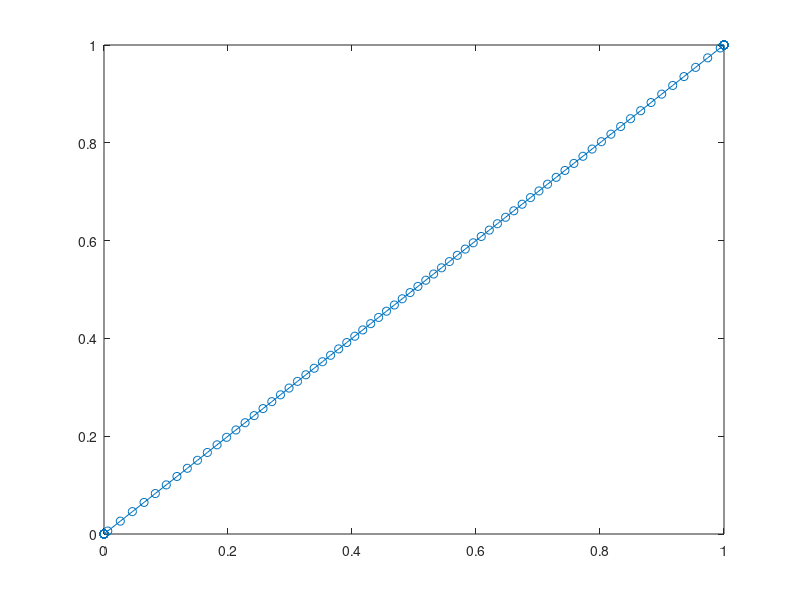

The MATLAB script that drew this image: (Note: this script raises an error after producing the figure.)
close all
%clear
clc
format short

RECORDNAME_TEST = "readings_final/pid_train.mat";

%% Simulazione

function [points_rmse, points, succ_rate] = get_points_ploss(p_loss_vals, samples, ref_func, alpha)
    
    load("readings_final/pid_train.mat");
    recdata_test = recdata;
    fprintf('Simulation started with alpha = %.1f\n', alpha);

    points = zeros(length(p_loss_vals), samples);
    points_rmse = zeros(length(p_loss_vals), samples);
    succ_rate = zeros(length(p_loss_vals), 1);

    Ts = 0.005;
    Usat = 25;
    
    
    %% Simulate
    % Initial conditions: [x0; xdot0; theta0; thetadot0]
    x0 = [0, .2, .1, -.1]';
    t_max = 20;
    
    iter = 0;
    ITER_MAX = length(p_loss_vals);
    for p_loss = p_loss_vals
        points_row = zeros(1, samples);
        points_rmse_row = zeros(1, samples);
        fail_count = 0;
        tic
        parfor i = 1:samples
            % --------------- pid
            Ke = [-1092.9579, -315.95446, 638.34815, 98.460198, -8.8319058];
            Kx = Ke(1:4);
            Ki = Ke(5);
            ctrl_imd = LQIController(Kx, Ki, 0, Ts, -Usat, Usat); 

            % Turns it into a realistic controller (adds noise, packet loss...)
            ctrl = RealisticController(ctrl_imd);
            ctrl.noise_std = .0003 * [1 1 1 1];
            ctrl.state_loss_prob = 0;
            ctrl_imd.p_input_loss = p_loss; % NB accessing original object, this needs to be reworked
            ctrl_imd.alpha = alpha;
            
            ctrl.RefFunc = @(t) [
                ref_func(t); %square(pi / 4 * t);
                zeros(size(t)); %poly_f(derivative_sq, t); 
                zeros(size(t)); 
                zeros(size(t))];
    
            % if (std < 0.002 && i >= 2)
            %     points_row(i) = points_row(i-1);
            %     continue
            % end

            %%% ------ SIMULATION
            recdata = solve_invpen(x0, ctrl, t_max); 
            % plot_data;
            % animation_viewer(recdata);
            % close all;

            %%% ------ GATHERING REGRESSION RMSE

            [A, B] = ident_lr(recdata.states, recdata.inputs);

            Y_test = recdata_test.states(2:end, :); % elimina la prima riga (porta Y avanti nel tempo di un iterazione)
            X_test = [recdata_test.states recdata_test.inputs];    % concatena gli inputs allo stato per creare l'intera matrice X
            X_test = X_test(1:end-1, :); % elimina l'ultima riga di X per fargli avere le stesse righe di Y
    
            M_hat = [A'; B']; % rebuild M hat
    
            Y_pred = X_test * M_hat;
            
            rmse_value = sqrt(mean((Y_test - Y_pred).^2, 'all'));
            points_rmse_row(i) = rmse_value;

            %%% ------ GATHERING SUCCESS RATE
            fail_count = fail_count + any(abs(recdata.states(:, 3)) > 0.8);
    
            
            %%% ----- GATHERING COST

            %disp("Tracking cost:");
            cost = sum(abs(recdata.states(:, 1) - recdata.reference(1, :)'));
            %disp(cost)
            %disp(p_loss)
            %disp(fail_count)

            points_row(i) = cost;
            
            % Log progress
            fprintf('\rIteration: %d/%d, Sample: %d/%d for alpha= %.2f', iter, ITER_MAX, i, samples, alpha);
        end
        toc
        iter = iter + 1;
        points(iter, :) = points_row;
        points_rmse(iter, :) = points_rmse_row;
        succ_rate(iter) = (samples - fail_count) / samples * 100; %gives %
    end

end



% ================ Generate smooth square wave reference signal of amplitude 1
T = 5; % period
k = 20; % the lower the smoother
A = .15; % amplitude
smooth_wave = @(t) A * tanh(k * sin(2*pi*(t-T/4)/T)) + A;


% Generates reference signal by combining square waves
poly_f = @(f, t) f(t);

p_loss_vals = 0:.03:.8;

% --------------- GENERATE P% POINTS1
n = 40;                     % total number of points
p = linspace(0, 1, n);       % uniform quantile values

mu = 0.75;                    % center around 70
sigma = 0.05;                 % tighter = more clustering near center

x = norminv(p, mu, sigma);   % inverse normal CDF (quantile function)

% Clip values to [0, 1]
x(x < 0) = 0;
x(x > 1) = 1;

% Ensure exact start and end points
x(1) = 0;
x(end) = 1;

x_75 = x;

% --------------- GENERATE P% POINTS2
n = 100;                     % total number of points
p = linspace(0, 1, n);       % uniform quantile values

mu = 0.5;                    % center around 70
sigma = .5;                 % tighter = more clustering near center

x = norminv(p, mu, sigma);   % inverse normal CDF (quantile function)

% Clip values to [0, 1]
x(x < 0) = 0;
x(x > 1) = 1;

% Ensure exact start and end points
x(1) = 0;
x(end) = 1;

x_55 = x;
% ----- CHOOSES 
p_loss_vals = x_55;

figure
plot(x, x, '-o');

SAMPLES = 30;
alpha_values = [0, 1, 0]; % Example alpha values for the loop

idx = 0;
for alpha = alpha_values
    idx = idx +1;
    if idx == 2
        p_loss_vals = x_55;
    end
    fprintf("Using %d", idx);
    [points_rmse, points, succ_rates] = get_points_ploss(p_loss_vals, SAMPLES, smooth_wave, alpha);
    fprintf("Processing alpha %.2f", alpha);

    filename = sprintf('a_%.2f_%d_%d_around_%.2f.mat', alpha, n, SAMPLES, mu);
    save(fullfile("identification_and_control", "graphing", "rmse_losses", filename), "points_rmse", "succ_rates", "points", "alpha", "mu", "p_loss_vals");
end


%% plot cost
%load("identification_and_control\graphing\succ_rates\a_1.0_100_30_around_0.63.mat")
mean_values = median(points, 2);

figure;
hold on; % Hold on to plot multiple points
% for row = 1:size(points, 1)
% 
%     % Set transparency for the plot
% 
%     p = plot(100*p_loss_vals(row) * ones(size(points, 2), 1)', points(row, :), 'x', 'Color','r', 'LineWidth',1); % Plot each column
% 
% end

ORANGE = [1 0.5 0];
BLUE = [0.000, 0.447, 0.741];
GREEN = [0.467, 0.675, 0.188];

for i = 1:length(p_loss_vals)
    % x = a 1×30 vector all equal to p_loss_vals(i)
    x = repmat(p_loss_vals(i) * 100, 1, size(points,2));
    y = points(i,:);           % the 30 Y‑values in row i
    p = scatter(x, y, 60, BLUE, 'x', ...      % 36 is the marker size
        'MarkerFaceAlpha', 0.3, ...           % 30% opaque faces
        'MarkerEdgeAlpha', 0.4);
end
ylim([298.2, 299]);
h = plot(100*p_loss_vals, mean_values,'-',  'Color', BLUE, 'LineWidth', 2);
p = scatter(-2, -2, 40, BLUE, 'x');
% Automatically place the legend at the best location
legend([p, h], {'Individual simulations', 'Median trend'}, 'Location', 'best');
hold off; % Release the hold
xlabel('Packet loss probability (%)');
ylabel('Tracking cost');
title('Tracking cost vs packet loss rate Plot');
grid on; % Add grid for better visualizationzxc
ylim([298.2, 299]);

%% Create boxplot of cost
% Prepare data

%MINDIST = 1.5; % THIS IS FOR ALPHA = 1 PLOT
MINDIST = 0;
idx_kept = filterMinDist(p_loss_vals*100, MINDIST);
filtered_vals = p_loss_vals(idx_kept)*100;
filtered_points = points(idx_kept, :);


numBoxes = size(filtered_points, 1);       % 100
numSamples = size(filtered_points, 2);     % 30

x_vals = repelem(filtered_vals, numSamples);   % e.g., [0 0 ... 1 1 ... 2 ...]
y_vals = reshape(filtered_points', [], 1);                  % all 3000 values stacked

% Create boxchart
figure;
b = boxchart(x_vals, y_vals);

mean_values = median(filtered_points, 2);
hold on;
plot(filtered_vals, mean_values, '.-', 'LineWidth',1, 'Color', [1.0, 0.5, 0.4]);



% Style settings
b.BoxWidth = 0.8;                   % wider boxes (default is 0.5)
b.BoxFaceColor = [0 0.447 0.741];   % MATLAB default blue
b.LineWidth = 1;                  % thicker edges

% Axes and labels
xlabel('Packet loss probability (%)');
ylabel('Tracking cost');
title('Tracking Cost vs Packet Loss Probability');
xlim([-1, 60]);
ylim([298.2, 299]);
% Grid and box
ygrid on;
box on;

% Optionally, reduce number of x-ticks if crowded
xticks(unique(round(100 * p_loss_vals, 4)));  % use only unique x values

%% plot success rate
figure
hold on;
plot(p_loss_vals * 100, succ_rates, 'LineWidth', 1.5)
ylim([-5, 105]);
xlim([0, 100]);
grid on;
xlabel('Packet loss probability (%)');
ylabel('Stabilization success rate (%)');
title('Success rate of stabilization vs packet loss rate Plot')
% Add a dotted line at y = 50
yline(50, 'k--', 'success% = 50', 'LabelHorizontalAlignment', 'left', 'LabelVerticalAlignment', 'bottom');

%% plot different success rates
figure;
hold on;
grid on;
xlabel('Packet loss probability (%)');
ylabel('Stabilization success rate (%)');
title('Success rate of stabilization vs packet loss rate Plot')
% Add a dotted line at y = 50
yline(50, 'k--', 'success% = 50', 'LabelHorizontalAlignment', 'left', 'LabelVerticalAlignment', 'bottom');


files = [
    "identification_and_control\graphing\succ_rates\a_1.0_100_30_around_0.63.mat";
    "identification_and_control\graphing\succ_rates\a_0.95_50_30_around_0.80.mat";
    "identification_and_control\graphing\succ_rates\a_0.9_100_30_around_0.63.mat";
    "identification_and_control\graphing\succ_rates\a_0.8_100_30_around_0.63.mat";
    "identification_and_control\graphing\succ_rates\a_06_40_18_around_75.mat";
    "identification_and_control\graphing\succ_rates\a_0.4_100_30_around_0.63.mat";
    "identification_and_control\graphing\succ_rates\a_0.2_100_30_around_0.63.mat";
    "identification_and_control\graphing\succ_rates\a_0.1_100_30_around_0.63.mat";
    "identification_and_control\graphing\succ_rates\a_0.0_100_30_around_0.63.mat"
];

alphas = [1.0, 0.95, 0.9, 0.8, 0.6, 0.4, 0.2, 0.1, 0];

plots = zeros(length(files), 1);
failure_points = zeros(9, 2);

for i = 1:length(files)
    load(files(i));
    style = '-';
    if i == 1 || i == 9
        style = '--';
    end
    p = plot(p_loss_vals * 100, succ_rates, style);
    idx = find(succ_rates < 100, 1);
    failure_points(i, :) = [alphas(i), p_loss_vals(idx) * 100];
    plots(i) = p;
end


legend(plots, { ...
    'alpha = 1.0 (ZOH)', ...
    'alpha = 0.95', 'alpha = 0.9', ...
    'alpha = 0.8', 'alpha=0.6', 'alpha = 0.4', 'alpha = 0.2', 'alpha = 0.1', 'alpha = 0'}, 'Location', 'best');

ylim([-1, 101]);

figure;
plot(failure_points(:, 1), failure_points(:, 2), 'LineWidth',2);
hold on;
plot([0, 0.95, 0.95], [73.0291, 73.0291, 0], '--', 'Color', [0,0,0])
grid on;
xlabel('Decay factor alpha');
ylabel('No-fail packet drop probabilty threshold (%)');
title('Stabilization no‑fail threshold vs alpha Plot')

xlim([0, 1])
ylim([20, 90]);

%% plot of different cost

files = [
    "identification_and_control\graphing\succ_rates\a_1.0_100_30_around_0.63.mat";
    "identification_and_control\graphing\succ_rates\a_0.95_40_18_around_0.70.mat";
    "identification_and_control\graphing\succ_rates\a_0.9_40_8_around_0.40.mat";
    "identification_and_control\graphing\succ_rates\a_0.8_100_30_around_0.63.mat";
    "identification_and_control\graphing\succ_rates\a_0.6_40_8_around_0.40.mat";
    "identification_and_control\graphing\succ_rates\a_0.4_100_30_around_0.63.mat";
    "identification_and_control\graphing\succ_rates\a_0.2_100_30_around_0.63.mat";
    "identification_and_control\graphing\succ_rates\a_0.1_100_30_around_0.63.mat";
    "identification_and_control\graphing\succ_rates\a_0.0_100_30_around_0.63.mat"
];

figure;

plots = zeros(length(files), 1);

for i = 1:length(files)
    load(files(i));
    style = '-';
    if i == 1 || i == 9
        style = '--';
    end
    mean_values = median(points, 2);
    p = plot(100*p_loss_vals, mean_values,style, 'LineWidth', 1); hold on;
    plots(i) = p;
end


% Automatically place the legend at the best location
legend(plots, { ...
    'alpha = 1.0 (ZOH)', ...
    'alpha = 0.95', 'alpha = 0.9', ...
    'alpha = 0.8', 'alpha=0.6', 'alpha = 0.4', 'alpha = 0.2', 'alpha = 0.1', 'alpha = 0'}, 'Location', 'best');



grid on; % Add grid for better visualizationzxc
ylim([298.2, 299]);
xlabel('Packet loss probability (%)');
ylabel('Tracking cost');
title('Tracking cost vs packet loss rate Plot for various values of alpha');


%% plot RMSE
%load("identification_and_control\graphing\succ_rates\a_1.0_100_30_around_0.63.mat")
mean_values = median(points_rmse, 2);

figure;
hold on; % Hold on to plot multiple points
% for row = 1:size(points, 1)
% 
%     % Set transparency for the plot
% 
%     p = plot(100*p_loss_vals(row) * ones(size(points, 2), 1)', points(row, :), 'x', 'Color','r', 'LineWidth',1); % Plot each column
% 
% end

ORANGE = [1 0.5 0];
BLUE = [0.000, 0.447, 0.741];
GREEN = [0.467, 0.675, 0.188];

for i = 1:length(p_loss_vals)
    % x = a 1×30 vector all equal to p_loss_vals(i)
    x = repmat(p_loss_vals(i) * 100, 1, size(points_rmse,2));
    y = points_rmse(i,:);           % the 30 Y‑values in row i
    p = scatter(x, y, 60, BLUE, 'x', ...      % 36 is the marker size
        'MarkerFaceAlpha', 0.3, ...           % 30% opaque faces
        'MarkerEdgeAlpha', 0.4);
end

h = plot(100*p_loss_vals, mean_values,'-',  'Color', BLUE, 'LineWidth', 2);
p = scatter(0,0, 40, BLUE, 'x');
% Automatically place the legend at the best location
legend([p, h], {'Individual simulations', 'Median RMSE trend'}, 'Location', 'best');
hold off; % Release the hold
xlabel('Packet loss probability (%)');
ylabel('RMSE value');
title('RMSE on regression vs packet loss rate Plot');
grid on; % Add grid for better visualizationzxc

%% Create boxplot of RMSE
% Prepare data
BLUE = [0.000, 0.447, 0.741];
ORANGE = [1 0.5 0];
%MINDIST = 1.5; % THIS IS FOR ALPHA = 1 PLOT
MINDIST = 0;
idx_kept = filterMinDist(p_loss_vals*100, MINDIST);
filtered_vals = p_loss_vals(idx_kept)*100;
filtered_points = points_rmse(idx_kept, :);


numBoxes = size(filtered_points, 1);       % 100
numSamples = size(filtered_points, 2);     % 30

x_vals = repelem(filtered_vals, numSamples);   % e.g., [0 0 ... 1 1 ... 2 ...]
y_vals = reshape(filtered_points', [], 1);                  % all 3000 values stacked

% Create boxchart
figure;
b = boxchart(x_vals, y_vals);

mean_values = median(filtered_points, 2);
hold on;
%plot(filtered_vals, mean_values, '-', 'LineWidth',2, 'Color', BLUE);



% Style settings
b.BoxWidth = 0.8;                   % wider boxes (default is 0.5)
b.BoxFaceColor = [0 0.447 0.741];   % MATLAB default blue
b.LineWidth = 1;                  % thicker edges

% Axes and labels
xlabel('Packet loss probability (%)');
ylabel('Tracking cost');
title('Tracking Cost vs Packet Loss Probability');
xlim([-1, 100]);
ylim([0, 0.045]);
% Grid and box
ygrid on;
box on;

% Optionally, reduce number of x-ticks if crowded
xticks(unique(round(100 * p_loss_vals, 4)));  % use only unique x values
